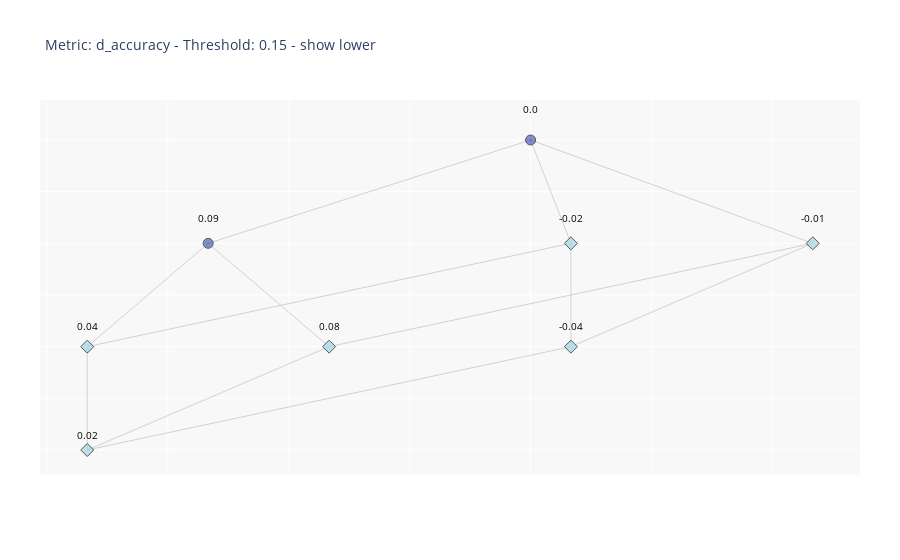

The notebook cell saved with this chart:
### Markdown cell above
#### Lattice

### Code cell
id_col=0
fp_divergence_ofI=fp_divergence_ofI
corrSign=fp_divergence_ofI.getCorrectiveItems()
if len(corrSign)>id_col:
    S_i=corrSign[["S+i"]].head(id_col+1).values[id_col][0]
    print(S_i)
    fig1=fp_divergence_ofI.plotLatticeItemset(S_i, Th_divergence=0.15, sizeDot="small", getLower=True)
    if saveFig:
        fig1.write_image(f"{outDirLattice}/lattice_corrective_{dataset_name}_{fp_divergence_ofI.metric_name}_{min_sup}.pdf")

### Figure 1 — Plotly figure (JSON) as saved in the notebook; plotly's stock layout.template omitted (floating-point values rounded to 4 significant figures)
{"data": [{"hoverinfo": "none", "line": {"color": "rgb(210,210,210)", "width": 1}, "mode": "lines", "type": "scatter", "x": [0, -1.333, null, 0, 0.1667, null, 0, 1.167, null, -1.333, -1.833, null, -1.333, -0.8333, null, 0.1667, -1.833, null, 0.1667, 0.1667, null, 1.167, -0.8333, null, 1.167, 0.1667, null, -1.833, -1.833, null, -0.8333, -1.833, null, 0.1667, -1.833, null], "y": [6, 5, null, 6, 5, null, 6, 5, null, 5, 4, null, 5, 4, null, 5, 4, null, 5, 4, null, 5, 4, null, 5, 4, null, 4, 3, null, 4, 3, null, 4, 3, null]}, {"hoverinfo": "text", "marker": {"color": "#ff6666", "line": {"color": "rgb(50,50,50)", "width": 1}, "size": 10, "symbol": "square"}, "mode": "markers", "name": "Metric: d_accuracy - Threshold: 0.15 - show lower", "opacity": 0.8, "text": [], "type": "scatter", "x": [], "y": []}, {"hoverinfo": "text", "marker": {"color": "lightblue", "line": {"color": "rgb(50,50,50)", "width": 1}, "size": 10, "symbol": "diamond"}, "mode": "markers", "name": "Metric: d_accuracy - Threshold: 0.15 - show lower", "opacity": 0.8, "text": ["race=African-American", "sex=Male", "priors_count=0, race=African-American", "priors_count=0, sex=Male", "race=African-American, sex=Male", "priors_count=0, race=African-American, sex=Male"], "type": "scatter", "x": [0.1667, 1.167, -1.833, -0.8333, 0.1667, -1.833], "y": [5, 5, 4, 4, 4, 3]}, {"hoverinfo": "text", "marker": {"color": "#6175c1", "line": {"color": "rgb(50,50,50)", "width": 1}, "size": 10, "symbol": "circle-dot"}, "mode": "markers", "name": "Metric: d_accuracy - Threshold: 0.15 - show lower", "opacity": 0.8, "text": ["", "priors_count=0"], "type": "scatter", "x": [0, -1.333], "y": [6, 5]}], "layout": {"annotations": [{"font": {"color": "rgb(0,0,0)", "size": 10}, "showarrow": false, "text": "0.0", "x": 0, "xref": "x", "y": 6.3, "yref": "y"}, {"font": {"color": "rgb(0,0,0)", "size": 10}, "showarrow": false, "text": "0.09", "x": -1.333, "xref": "x", "y": 5.25, "yref": "y"}, {"font": {"color": "rgb(0,0,0)", "size": 10}, "showarrow": false, "text": "-0.02", "x": 0.1667, "xref": "x", "y": 5.25, "yref": "y"}, {"font": {"color": "rgb(0,0,0)", "size": 10}, "showarrow": false, "text": "-0.01", "x": 1.167, "xref": "x", "y": 5.25, "yref": "y"}, {"font": {"color": "rgb(0,0,0)", "size": 10}, "showarrow": false, "text": "0.04", "x": -1.833, "xref": "x", "y": 4.2, "yref": "y"}, {"font": {"color": "rgb(0,0,0)", "size": 10}, "showarrow": false, "text": "0.08", "x": -0.8333, "xref": "x", "y": 4.2, "yref": "y"}, {"font": {"color": "rgb(0,0,0)", "size": 10}, "showarrow": false, "text": "-0.04", "x": 0.1667, "xref": "x", "y": 4.2, "yref": "y"}, {"font": {"color": "rgb(0,0,0)", "size": 10}, "showarrow": false, "text": "0.02", "x": -1.833, "xref": "x", "y": 3.15, "yref": "y"}], "font": {"size": 10}, "hovermode": "closest", "margin": {"b": 85, "l": 40, "r": 40, "t": 100}, "plot_bgcolor": "rgb(248,248,248)", "showlegend": false, "title": {"text": "Metric: d_accuracy - Threshold: 0.15 - show lower"}, "xaxis": {"showline": false, "showticklabels": false, "zeroline": false}, "yaxis": {"showline": false, "showticklabels": false, "zeroline": false}}}
